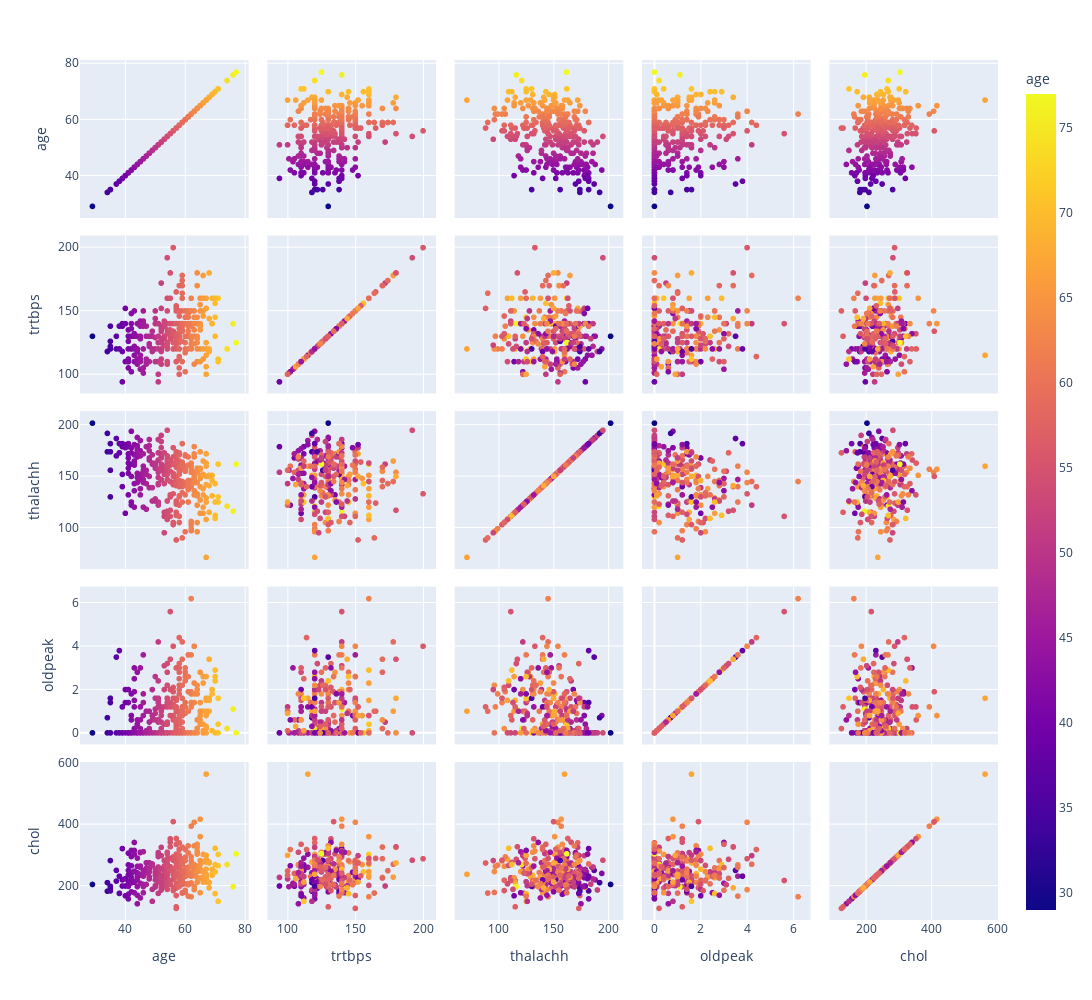

Notebook cell for this chart:
### Code cell
fig = px.scatter_matrix(train_df, dimensions=['age', 'trtbps', 'thalachh', 'oldpeak', 'chol'], color="age",width=1300, height=1000,)
fig.show()

### Figure 1 — Plotly figure (JSON) as saved in the notebook; plotly's stock layout.template omitted (floating-point values rounded to 4 significant figures; data arrays with more than 128 entries replaced by an {"elided": "..."} marker saying what was removed)
{"data": [{"dimensions": [{"axis": {"matches": true}, "label": "age", "values": {"elided": "303 int values"}}, {"axis": {"matches": true}, "label": "trtbps", "values": {"elided": "303 int values"}}, {"axis": {"matches": true}, "label": "thalachh", "values": {"elided": "303 int values"}}, {"axis": {"matches": true}, "label": "oldpeak", "values": {"elided": "303 float values"}}, {"axis": {"matches": true}, "label": "chol", "values": {"elided": "303 int values"}}], "hovertemplate": "%{xaxis.title.text}=%{x}<br>%{yaxis.title.text}=%{y}<br>age=%{marker.color}<extra></extra>", "legendgroup": "", "marker": {"color": {"elided": "303 int values"}, "coloraxis": "coloraxis", "symbol": "circle"}, "name": "", "showlegend": false, "type": "splom"}], "layout": {"coloraxis": {"colorbar": {"title": {"text": "age"}}, "colorscale": [[0.0, "#0d0887"], [0.1111, "#46039f"], [0.2222, "#7201a8"], [0.3333, "#9c179e"], [0.4444, "#bd3786"], [0.5556, "#d8576b"], [0.6667, "#ed7953"], [0.7778, "#fb9f3a"], [0.8889, "#fdca26"], [1.0, "#f0f921"]]}, "dragmode": "select", "height": 1000, "legend": {"tracegroupgap": 0}, "margin": {"t": 60}, "width": 1300}}
